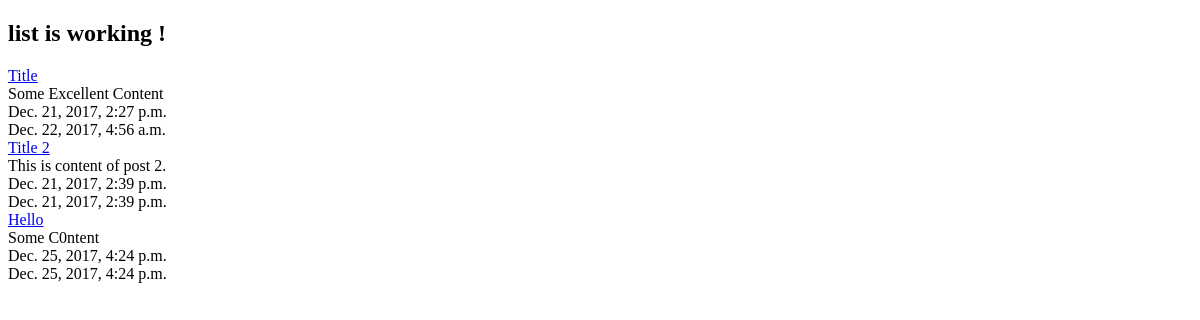
The app's page /posts/, older data.
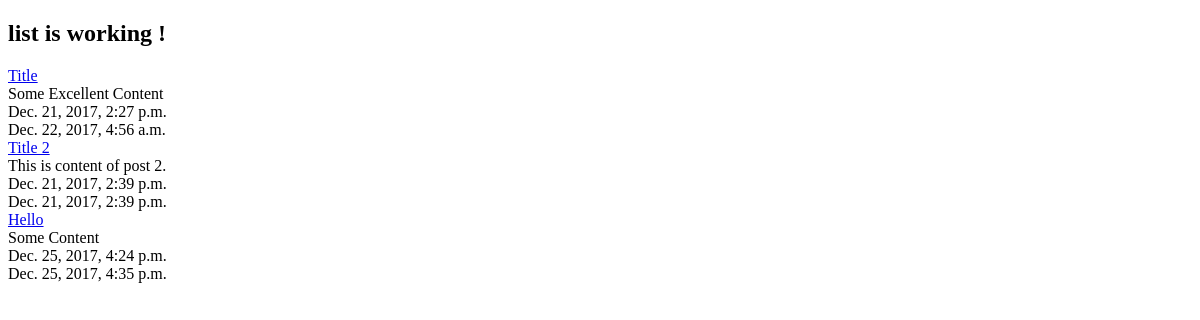
The same page, newer data.
### posts/models.py (models this page shows, shortened)
class Post(models.Model):
    title = models.CharField(max_length=120)
    content = models.TextField()
    timestamp = models.DateTimeField(auto_now=False, auto_now_add=True)
    updated = models.DateTimeField(auto_now=True, auto_now_add=False)
    def get_absolute_url(self):
        return reverse("posts:detail", kwargs = {"id" : self.id})

### posts/views.py (the view)
def post_list(request):
    queryset = Post.objects.all()
    context = {
        "title" : 'list',
        'object_list' : queryset
    }
    return render(request, "index.html", context)

### templates/index.html (shortened to what this page needs)
<!DOCTYPE html>
<html lang="en">
<head>
</head>
<body>
<h2> {{ title }} is working ! </h2>
{% for obj in object_list %}
<a href = '{{ obj.get_absolute_url }}'>{{ obj.title }}</a><br/>
{{ obj.content }}<br/>
{{ obj.timestamp }}<br/>
{{ obj.updated }}<br/>
{% endfor %}
</body>
</html>

Row changes from the older to the newer data that the page shows:
changed Post "Hello": content "Some C0ntent" → "Some Content"; updated "Dec. 25, 2017, 4:24 p.m." → "Dec. 25, 2017, 4:35 p.m."
